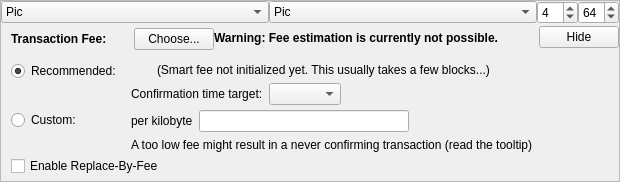
    <widget class="QFrame" name="frameFee">
     <property name="sizePolicy">
      <sizepolicy hsizetype="Expanding" vsizetype="Expanding">
       <horstretch>0</horstretch>
       <verstretch>0</verstretch>
      </sizepolicy>
     </property>
     <property name="maximumSize">
      <size>
       <width>16777215</width>
       <height>16777215</height>
      </size>
     </property>
     <property name="frameShape">
      <enum>QFrame::StyledPanel</enum>
     </property>
     <property name="frameShadow">
      <enum>QFrame::Sunken</enum>
     </property>
     <layout class="QVBoxLayout" name="verticalLayoutFee1">
      <property name="spacing">
       <number>0</number>
      </property>
      <property name="leftMargin">
       <number>0</number>
      </property>
      <property name="topMargin">
       <number>0</number>
      </property>
      <property name="rightMargin">
       <number>0</number>
      </property>
      <property name="bottomMargin">
       <number>0</number>
      </property>
      <item>
       <layout class="QHBoxLayout" name="horizontalLayout_3">
        <item>
         <widget class="QComboBox" name="cbxTypeFrom">
          <property name="toolTip">
           <string>Balance type to send from.</string>
          </property>
          <item>
           <property name="text">
            <string>Pic</string>
           </property>
          </item>
          <item>
           <property name="text">
            <string>Blind</string>
           </property>
          </item>
          <item>
           <property name="text">
            <string>Anon</string>
           </property>
          </item>
         </widget>
        </item>
        <item>
         <widget class="QComboBox" name="cbxTypeTo">
          <property name="toolTip">
           <string>Balance type to send to.</string>
          </property>
          <item>
           <property name="text">
            <string>Pic</string>
           </property>
          </item>
          <item>
           <property name="text">
            <string>Blind</string>
           </property>
          </item>
          <item>
           <property name="text">
            <string>Anon</string>
           </property>
          </item>
         </widget>
        </item>
        <item>
         <widget class="QSpinBox" name="spinRingSize">
          <property name="sizePolicy">
           <sizepolicy hsizetype="Fixed" vsizetype="Fixed">
            <horstretch>0</horstretch>
            <verstretch>0</verstretch>
           </sizepolicy>
          </property>
          <property name="minimum">
           <number>3</number>
          </property>
          <property name="maximum">
           <number>32</number>
          </property>
          <property name="value">
           <number>4</number>
          </property>
         </widget>
        </item>
        <item>
         <widget class="QSpinBox" name="spinMaxInputs">
          <property name="sizePolicy">
           <sizepolicy hsizetype="Fixed" vsizetype="Fixed">
            <horstretch>0</horstretch>
            <verstretch>0</verstretch>
           </sizepolicy>
          </property>
          <property name="minimum">
           <number>1</number>
          </property>
          <property name="value">
           <number>64</number>
          </property>
         </widget>
        </item>
       </layout>
      </item>
      <item>
       <layout class="QVBoxLayout" name="verticalLayoutFee2" stretch="0,0,0">
        <property name="spacing">
         <number>0</number>
        </property>
        <property name="leftMargin">
         <number>10</number>
        </property>
        <property name="topMargin">
         <number>0</number>
        </property>
        <item>
         <layout class="QHBoxLayout" name="horizontalLayoutFee1">
          <property name="bottomMargin">
           <number>0</number>
          </property>
          <item>
           <layout class="QVBoxLayout" name="verticalLayoutFee7">
            <property name="spacing">
             <number>0</number>
            </property>
            <item>
             <spacer name="verticalSpacerSmartFee">
              <property name="orientation">
               <enum>Qt::Vertical</enum>
              </property>
              <property name="sizeType">
               <enum>QSizePolicy::Fixed</enum>
              </property>
              <property name="sizeHint" stdset="0">
               <size>
                <width>1</width>
                <height>4</height>
               </size>
              </property>
             </spacer>
            </item>
            <item>
             <layout class="QHBoxLayout" name="horizontalLayoutSmartFee">
              <property name="spacing">
               <number>10</number>
              </property>
              <item>
               <widget class="QLabel" name="labelFeeHeadline">
                <property name="sizePolicy">
                 <sizepolicy hsizetype="Preferred" vsizetype="Maximum">
                  <horstretch>0</horstretch>
                  <verstretch>0</verstretch>
                 </sizepolicy>
                </property>
                <property name="font">
                 <font>
                  <weight>75</weight>
                  <bold>true</bold>
                 </font>
                </property>
                <property name="styleSheet">
                 <string notr="true">font-weight:bold;</string>
                </property>
                <property name="text">
                 <string>Transaction Fee:</string>
                </property>
               </widget>
              </item>
              <item>
               <widget class="QLabel" name="labelFeeMinimized">
                <property name="text">
                 <string/>
                </property>
               </widget>
              </item>
              <item>
               <widget class="QPushButton" name="buttonChooseFee">
                <property name="text">
                 <string>Choose...</string>
                </property>
               </widget>
              </item>
             </layout>
            </item>
            <item>
             <spacer name="verticalSpacer_5">
              <property name="orientation">
               <enum>Qt::Vertical</enum>
              </property>
              <property name="sizeHint" stdset="0">
               <size>
                <width>1</width>
                <height>1</height>
               </size>
              </property>
             </spacer>
            </item>
           </layout>
          </item>
          <item>
           <widget class="QLabel" name="fallbackFeeWarningLabel">
            <property name="toolTip">
             <string>Using the fallbackfee can result in sending a transaction that will take several hours or days (or never) to confirm. Consider choosing your fee manually or wait until you have validated the complete chain.</string>
            </property>
            <property name="font">
            <font>
                <weight>75</weight>
                <bold>true</bold>
            </font>
            </property>
            <property name="text">
             <string>Warning: Fee estimation is currently not possible.</string>
            </property>
            <property name="wordWrap">
             <bool>false</bool>
            </property>
           </widget>
          </item>
          <item>
           <spacer name="horizontalSpacer_4">
            <property name="orientation">
             <enum>Qt::Horizontal</enum>
            </property>
            <property name="sizeType">
             <enum>QSizePolicy::MinimumExpanding</enum>
            </property>
            <property name="sizeHint" stdset="0">
             <size>
              <width>40</width>
              <height>20</height>
             </size>
            </property>
           </spacer>
          </item>
          <item>
           <widget class="QPushButton" name="buttonMinimizeFee">
            <property name="toolTip">
             <string>collapse fee-settings</string>
            </property>
            <property name="text">
             <string>Hide</string>
            </property>
           </widget>
          </item>
         </layout>
        </item>
        <item>
         <widget class="QFrame" name="frameFeeSelection">
          <layout class="QVBoxLayout" name="verticalLayoutFee12">
           <property name="spacing">
            <number>0</number>
           </property>
           <property name="leftMargin">
            <number>0</number>
           </property>
           <property name="topMargin">
            <number>0</number>
           </property>
           <property name="rightMargin">
            <number>0</number>
           </property>
           <property name="bottomMargin">
            <number>0</number>
           </property>
           <item>
            <layout class="QGridLayout" name="gridLayoutFee">
             <property name="topMargin">
              <number>10</number>
             </property>
             <property name="bottomMargin">
              <number>4</number>
             </property>
             <property name="horizontalSpacing">
              <number>10</number>
             </property>
             <property name="verticalSpacing">
              <number>4</number>
             </property>
             <item row="1" column="1">
              <layout class="QVBoxLayout" name="verticalLayoutFee8">
               <property name="spacing">
                <number>6</number>
               </property>
               <item>
                <layout class="QHBoxLayout" name="horizontalLayoutFee13">
                 <item>
                  <widget class="QLabel" name="labelCustomPerKilobyte">
                   <property name="toolTip">
                    <string>Specify a custom fee per kB (1,000 bytes) of the transaction's virtual size.

Note:  Since the fee is calculated on a per-byte basis, a fee of "100 satoshis per kB" for a transaction size of 500 bytes (half of 1 kB) would ultimately yield a fee of only 50 satoshis.</string>
                   </property>
                   <property name="text">
                    <string>per kilobyte</string>
                   </property>
                  </widget>
                 </item>
                 <item>
                  <widget class="BitcoinAmountField" name="customFee"/>
                 </item>
                 <item>
                  <spacer name="horizontalSpacer_6">
                   <property name="orientation">
                    <enum>Qt::Horizontal</enum>
                   </property>
                   <property name="sizeHint" stdset="0">
                    <size>
                     <width>1</width>
                     <height>1</height>
                    </size>
                   </property>
                  </spacer>
                 </item>
                </layout>
               </item>
               <item>
                <layout class="QHBoxLayout" name="horizontalLayoutFee8">
                 <item>
                  <widget class="QLabel" name="labelCustomFeeWarning">
                   <property name="enabled">
                    <bool>true</bool>
                   </property>
                   <property name="toolTip">
                    <string>When there is less transaction volume than space in the blocks, miners as well as relaying nodes may enforce a minimum fee. Paying only this minimum fee is just fine, but be aware that this can result in a never confirming transaction once there is more demand for proinvestcoin transactions than the network can process.</string>
                   </property>
                   <property name="text">
                    <string>A too low fee might result in a never confirming transaction (read the tooltip)</string>
                   </property>
                  </widget>
                 </item>
                 <item>
                  <spacer name="horizontalSpacer_2">
                   <property name="orientation">
                    <enum>Qt::Horizontal</enum>
                   </property>
                   <property name="sizeHint" stdset="0">
                    <size>
                     <width>1</width>
                     <height>1</height>
                    </size>
                   </property>
                  </spacer>
                 </item>
                </layout>
               </item>
              </layout>
             </item>
             <item row="0" column="0">
              <layout class="QVBoxLayout" name="verticalLayoutFee4" stretch="0,1">
               <item>
                <widget class="QRadioButton" name="radioSmartFee">
                 <property name="text">
                  <string>Recommended:</string>
                 </property>
                 <property name="checked">
                  <bool>true</bool>
                 </property>
                 <attribute name="buttonGroup">
                  <string notr="true">groupFee</string>
                 </attribute>
                </widget>
               </item>
               <item>
                <spacer name="verticalSpacer_2">
                 <property name="orientation">
                  <enum>Qt::Vertical</enum>
                 </property>
                 <property name="sizeHint" stdset="0">
                  <size>
                   <width>1</width>
                   <height>1</height>
                  </size>
                 </property>
                </spacer>
               </item>
              </layout>
             </item>
             <item row="1" column="0">
              <layout class="QVBoxLayout" name="verticalLayoutFee9" stretch="0,1">
               <item>
                <widget class="QRadioButton" name="radioCustomFee">
                 <property name="text">
                  <string>Custom:</string>
                 </property>
                 <attribute name="buttonGroup">
                  <string notr="true">groupFee</string>
                 </attribute>
                </widget>
               </item>
               <item>
                <spacer name="verticalSpacer_6">
                 <property name="orientation">
                  <enum>Qt::Vertical</enum>
                 </property>
                 <property name="sizeHint" stdset="0">
                  <size>
                   <width>1</width>
                   <height>1</height>
                  </size>
                 </property>
                </spacer>
               </item>
              </layout>
             </item>
             <item row="0" column="1">
              <layout class="QVBoxLayout" name="verticalLayoutFee3" stretch="0,0,1">
               <property name="spacing">
                <number>6</number>
               </property>
               <property name="topMargin">
                <number>2</number>
               </property>
               <item>
                <layout class="QHBoxLayout" name="horizontalLayoutFee12">
                 <item>
                  <widget class="QLabel" name="labelSmartFee">
                   <property name="text">
                    <string/>
                   </property>
                  </widget>
                 </item>
                 <item>
                  <widget class="QLabel" name="labelFeeEstimation">
                   <property name="text">
                    <string/>
                   </property>
                  </widget>
                 </item>
                 <item>
                  <widget class="QLabel" name="labelSmartFee2">
                   <property name="text">
                    <string>(Smart fee not initialized yet. This usually takes a few blocks...)</string>
                   </property>
                  </widget>
                 </item>
                 <item>
                  <spacer name="horizontalSpacer_5">
                   <property name="orientation">
                    <enum>Qt::Horizontal</enum>
                   </property>
                   <property name="sizeHint" stdset="0">
                    <size>
                     <width>1</width>
                     <height>1</height>
                    </size>
                   </property>
                  </spacer>
                 </item>
                </layout>
               </item>
               <item>
                <layout class="QHBoxLayout" name="horizontalLayoutFee9">
                 <item>
                  <layout class="QVBoxLayout" name="verticalLayoutFee6">
                   <item>
                    <widget class="QLabel" name="labelSmartFee3">
                     <property name="text">
                      <string>Confirmation time target:</string>
                     </property>
                    </widget>
                   </item>
                  </layout>
                 </item>
                 <item>
                  <layout class="QVBoxLayout" name="verticalLayoutFee5">
                   <property name="rightMargin">
                    <number>30</number>
                   </property>
                   <item>
                    <layout class="QHBoxLayout" name="horizontalLayoutConfTarget">
                     <property name="bottomMargin">
                      <number>0</number>
                     </property>
                     <item>
                      <widget class="QComboBox" name="confTargetSelector"/>
                     </item>
                     <item>
                      <spacer name="horizontalSpacerConfTarget">
                       <property name="orientation">
                        <enum>Qt::Horizontal</enum>
                       </property>
                       <property name="sizeHint" stdset="0">
                        <size>
                         <width>40</width>
                         <height>20</height>
                        </size>
                       </property>
                      </spacer>
                     </item>
                    </layout>
                   </item>
                  </layout>
                 </item>
                </layout>
               </item>
               <item>
                <spacer name="verticalSpacer_4">
                 <property name="orientation">
                  <enum>Qt::Vertical</enum>
                 </property>
                 <property name="sizeHint" stdset="0">
                  <size>
                   <width>1</width>
                   <height>1</height>
                  </size>
                 </property>
                </spacer>
               </item>
              </layout>
             </item>
            </layout>
           </item>
           <item>
            <widget class="QCheckBox" name="optInRBF">
             <property name="text">
              <string>Enable Replace-By-Fee</string>
             </property>
             <property name="toolTip">
              <string>With Replace-By-Fee (BIP-125) you can increase a transaction's fee after it is sent. Without this, a higher fee may be recommended to compensate for increased transaction delay risk.</string>
             </property>
            </widget>
           </item>
          </layout>
         </widget>
        </item>
        <item>
         <spacer name="verticalSpacerFee">
          <property name="orientation">
           <enum>Qt::Vertical</enum>
          </property>
          <property name="sizeHint" stdset="0">
           <size>
            <width>40</width>
            <height>5</height>
           </size>
          </property>
         </spacer>
        </item>
       </layout>
      </item>
     </layout>
    </widget>
